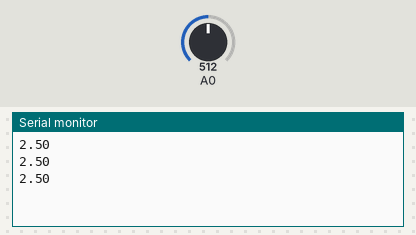
Recording of a sketch running on a simulated Arduino Uno, built with avr-gcc and run on an emulated ATmega328P. Shown: the last lines printed to the serial monitor. Inputs (shaded band) come from the test bench; at power-on: A0 = 512.

Above: at 1.3 s.
1.4 s: A0 set to 716
At 1.9 s:
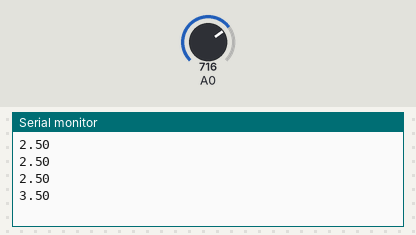
2.9 s: A0 set to 900
At 3.4 s:
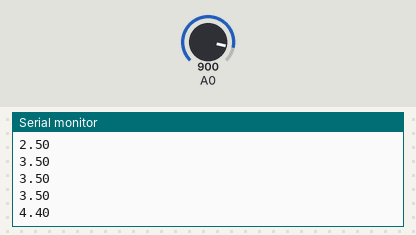
Timing chart, 0 to 5.9 s (numbered marks = the images above; inputs shaded):
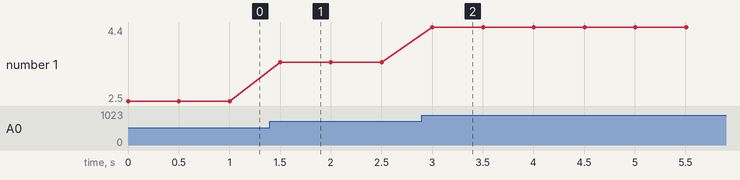

Measured:
- after the input at 1.4 s, the serial monitor: prints a new line after 0.10 s (image 1)
- after the input at 2.9 s, the serial monitor: prints a new line after 0.10 s (image 2)
- plotted number 1: 2.5 → 3.5 after the input at 1.4 s, 3.5 → 4.4 after the input at 2.9 s

The sketch:

Read_Volt.ino
```cpp
int delay_time = 500;

void setup() {
  Serial.begin(9600);
}

void loop() {
  float volt = analogRead(A0) * 5.0/1023.0;
  Serial.println(volt);
  delay(delay_time);
}
```
